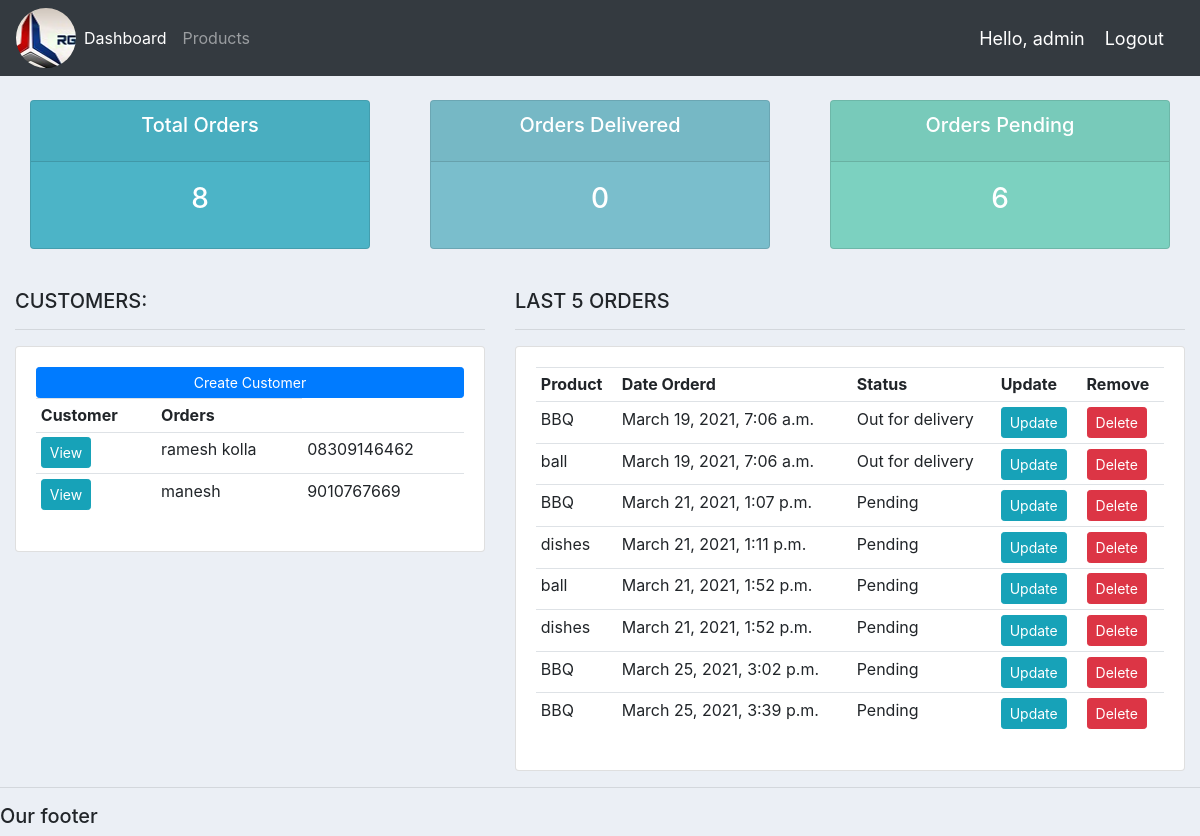
Screenshot of / (signed in) with the database file from the repository.
### accounts/models.py (models this page shows, shortened)
class Customer(models.Model):
    user=models.OneToOneField(User,null=True,blank=True,on_delete=models.CASCADE)
    name=models.CharField(max_length=100,null=True)
    phone=models.CharField(max_length=100,null=True)
    email=models.CharField(max_length=100,null=True)
    profile_pic=models.ImageField(default='profile1.png',null=True,blank=True)
    date_created=models.DateTimeField(auto_now_add=True)

class Order(models.Model):
    STATUS=(
        ('Pending','Pending'),
        ('Out for delivery','Out for delivery'),
        ('Delivered','Delivered')
    )
    customer=models.ForeignKey(Customer,null=True,on_delete=models.SET_NULL)
    product=models.ForeignKey(Product,null=True,on_delete=models.SET_NULL)
    date_created = models.DateTimeField(auto_now_add=True)
    status=models.CharField(max_length=200,null=True,choices=STATUS)
    note = models.CharField(max_length=1000, null=True)

class Product(models.Model):
    CATEGORY=(
        ('Indor','Indoor'),
        ('Out Door','Out Door')
    )
    name=models.CharField(max_length=100,null=True)
    price=models.FloatField(null=True)
    category=models.CharField(max_length=100,null=True,choices=CATEGORY)
    description=models.CharField(max_length=100,null=True,blank=True)
    date_created=models.DateTimeField(auto_now_add=True)
    tags=models.ManyToManyField(Tag)
    def __str__(self):
        return self.name

### accounts/decorators.py (the view)
	def wrapper_function(request, *args, **kwargs):
		group = None
		if request.user.groups.exists():
			group = request.user.groups.all()[0].name
		if group == 'customer':
			return redirect('user-page')
		if group == 'admin':
			return view_func(request, *args, **kwargs)

### accounts/views.py (called while the page is built)
@login_required(login_url='login')
@admin_only
def home(request):
    orders=Order.objects.all()
    customers=Customer.objects.all()
    total_customers=customers.count()
    total_orders=orders.count()
    delivered=orders.filter(status='Delivered').count()
    pending = orders.filter(status='Pending').count()
    custom={'orders':orders,
            'customers':customers,
            'total_orders':total_orders,
            'pending':pending,
            'delivered':delivered}
    return render(request, 'accounts/dashboard.html',custom)

### accounts/templates/accounts/dashboard.html
{%extends 'accounts/main.html'%}
{%block content%}
{%include 'accounts/status.html'%}
<br>
<div class="row">
	<div class="col-md-5">
		<h5>CUSTOMERS:</h5>
		<hr>
		<div class="card card-body">
			<a class="btn btn-primary  btn-sm btn-block" href="">Create Customer</a>
			<table class="table table-sm">
				<tr>
					<th>Customer</th>
					<th>Orders</th>
					<tr>
						{%for customer in customers%}
						<tr>
				<td><a class="btn btn-sm btn-info"  href="{%url 'customer' customer.id%}" >View</a></td>
							<td>{{customer.name}}</td>
							<td>{{customer.phone}}</td>
						</tr>
						{%endfor%}
					</tr>
				</tr>
			</table>
		</div>
	</div>
	<div class="col-md-7">
		<h5>LAST 5 ORDERS</h5>
		<hr>
		<div class="card card-body">
			<table class="table table-sm">
				<tr>
					<th>Product</th>
					<th>Date Orderd</th>
					<th>Status</th>
					<th>Update</th>
					<th>Remove</th>
				</tr>
						{%for order in orders%}
						<tr>
							<td>{{order.product}}</td>
							<td>{{order.date_created}}</td>
							<td>{{order.status}}</td>
							<td><a class="btn btn-sm btn-info" href="{%url 'update_order' order.id %}">Update</a></td>
							<td><a  class="btn btn-sm btn-danger"href="{%url 'delete_order' order.id %}">Delete</a></td>
						</tr>
						{%endfor%}
			</table>
		</div>
	</div>
</div>
{%endblock%}

### accounts/templates/accounts/navbar.html (shortened to what this page needs)
{% load static %}
<nav class="navbar navbar-expand-lg navbar-dark bg-dark">
  <img src="{%static '/images/logo2.png'%}">
  <div class="collapse navbar-collapse" id="navbarNavAltMarkup">
    <div class="navbar-nav">
       {% if request.user.is_staff %}
      <li class="nav-item active">
        <a class="nav-link" href="{% url 'home' %}">Dashboard</a>
      </li>
      <li class="nav-item">
        <a class="nav-link" href="{% url 'product' %}">Products</a>
      </li>
      {% else %}
       <li class="nav-item">
        <a class="nav-link" href="{% url 'account' %}">Settings</a>
      </li>
      {% endif %}
     </div>
  </div>
  <span class="hello-msg">Hello, {{request.user}}</span>
  <span ><a  class="hello-msg" href="{% url 'logout' %}">Logout</a></span>
</nav>

### static/css/main.css (style rules this page uses)
body { background-color: #ebeff5; }

### accounts/templates/accounts/navbar.html (style rules this page uses)
.hello-msg { font-size: 18px; color: #fff; margin-right: 20px; }

### rows the page displays
Customer: name "ramesh kolla", phone "08309146462"
Customer: name "manesh", phone "9010767669"
Order: product "BBQ", date_created "March 19, 2021, 7:06 a.m.", status "Out for delivery"
Order: product "ball", date_created "March 19, 2021, 7:06 a.m.", status "Out for delivery"
Order: product "BBQ", date_created "March 21, 2021, 1:07 p.m.", status "Pending"
Order: product "dishes", date_created "March 21, 2021, 1:11 p.m.", status "Pending"
Order: product "ball", date_created "March 21, 2021, 1:52 p.m.", status "Pending"
Order: product "dishes", date_created "March 21, 2021, 1:52 p.m.", status "Pending"
Order: product "BBQ", date_created "March 25, 2021, 3:02 p.m.", status "Pending"
Order: product "BBQ", date_created "March 25, 2021, 3:39 p.m.", status "Pending"

### other values shown
{{ request.user }} "admin"
{{ total_orders }} "8"
{{ delivered }} "0"
{{ pending }} "6"
